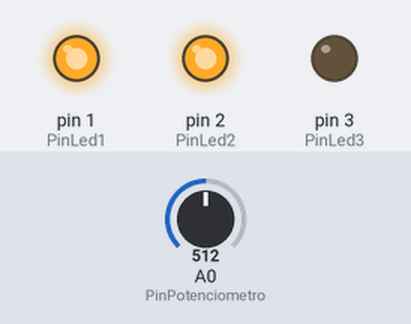
Simulated run of this sketch. Board: Arduino Uno, built with avr-gcc and run on an emulated ATmega328P. On the bench: output pins drawn as LEDs (lit = HIGH). Inputs (shaded band) come from the test bench; at power-on: A0 (PinPotenciometro) = 512.

Above: at 1.2 s.
1.3 s: A0 (PinPotenciometro) set to 311
2.8 s: A0 (PinPotenciometro) set to 283
At 3.5 s:
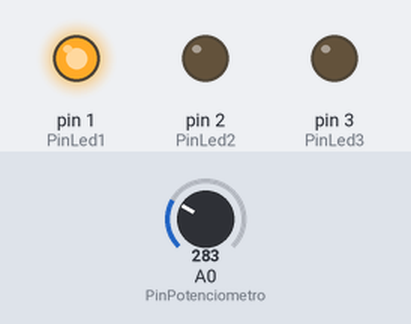
4.3 s: A0 (PinPotenciometro) set to 910
At 4.9 s:
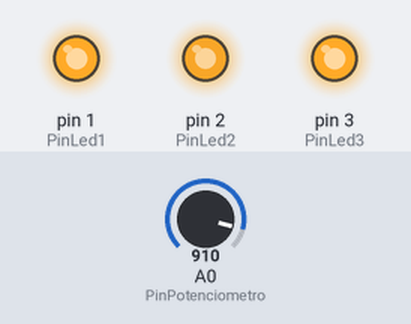
5.8 s: A0 (PinPotenciometro) set to 900
At 6.8 s:
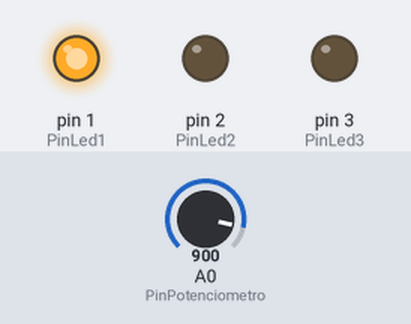
Timing chart, 0 to 8.3 s (numbered marks = the images above; inputs shaded):
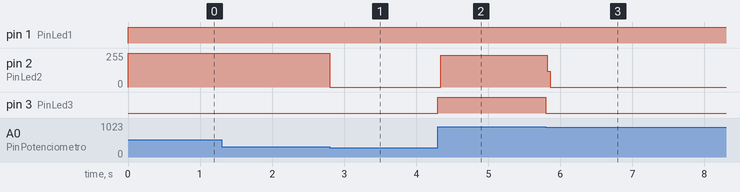

The sketch:

LEDs_potenciometro.ino
```cpp
#define PinPotenciometro 0
#define PinLed1 1
#define PinLed2 2
#define PinLed3 3

int Pot = 0;

void setup()
{
  pinMode(PinLed1, OUTPUT);
  pinMode(PinLed2, OUTPUT);
  pinMode(PinLed3, OUTPUT);
}

void loop()
{
  Pot = analogRead(PinPotenciometro);

  if (Pot < 300) {
    digitalWrite (PinLed1, HIGH);
  }

  if (Pot > 300 && Pot < 900) {
    digitalWrite(PinLed1,HIGH);
    digitalWrite(PinLed2,HIGH);
  }

  else{
    digitalWrite(PinLed2,LOW);
  }

  if (Pot > 900){
    digitalWrite(PinLed1,HIGH);
    digitalWrite(PinLed2,HIGH);
    digitalWrite(PinLed3,HIGH);
  }

  else{
    digitalWrite(PinLed3,LOW);
  }

}
```

Measured:
- the behaviour switches between 301 and 300 on A0 (PinPotenciometro) (found by bisection; images 0 and 1)
- after the input at 1.3 s, every drawn part: stays the same
- after the input at 2.8 s, pin 2 (PinLed2): 255/255 → 0/255 at once
- after the input at 4.3 s, pin 2 (PinLed2): 0/255 → 240/255 at once; pin 3 (PinLed3): LOW → HIGH at once
- after the input at 5.8 s, pin 2 (PinLed2): 240/255 → 0/255 at once; pin 3 (PinLed3): HIGH → LOW at once
